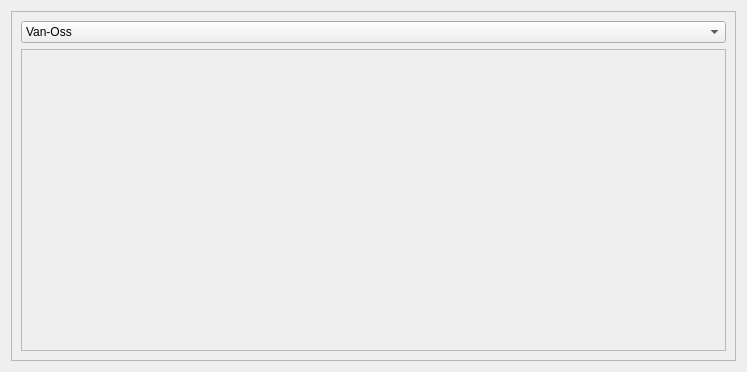
<?xml version="1.0" encoding="UTF-8"?>
<ui version="4.0">
 <class>Form</class>
 <widget class="QWidget" name="Form">
  <property name="geometry">
   <rect>
    <x>0</x>
    <y>0</y>
    <width>747</width>
    <height>372</height>
   </rect>
  </property>
  <property name="windowTitle">
   <string>Form</string>
  </property>
  <layout class="QGridLayout" name="gridLayout">
   <item row="0" column="0">
    <widget class="QFrame" name="frame">
     <property name="frameShape">
      <enum>QFrame::StyledPanel</enum>
     </property>
     <property name="frameShadow">
      <enum>QFrame::Raised</enum>
     </property>
     <layout class="QGridLayout" name="gridLayout_2">
      <item row="0" column="0">
       <widget class="QComboBox" name="comboBox">
        <item>
         <property name="text">
          <string>Van-Oss</string>
         </property>
        </item>
        <item>
         <property name="text">
          <string>Van-Second</string>
         </property>
        </item>
        <item>
         <property name="text">
          <string>Van-Third</string>
         </property>
        </item>
        <item>
         <property name="text">
          <string>Van_???</string>
         </property>
        </item>
       </widget>
      </item>
      <item row="1" column="0">
       <widget class="QFrame" name="frame_2">
        <property name="frameShape">
         <enum>QFrame::StyledPanel</enum>
        </property>
        <property name="frameShadow">
         <enum>QFrame::Raised</enum>
        </property>
       </widget>
      </item>
     </layout>
    </widget>
   </item>
  </layout>
 </widget>
 <resources/>
 <connections/>
</ui>
